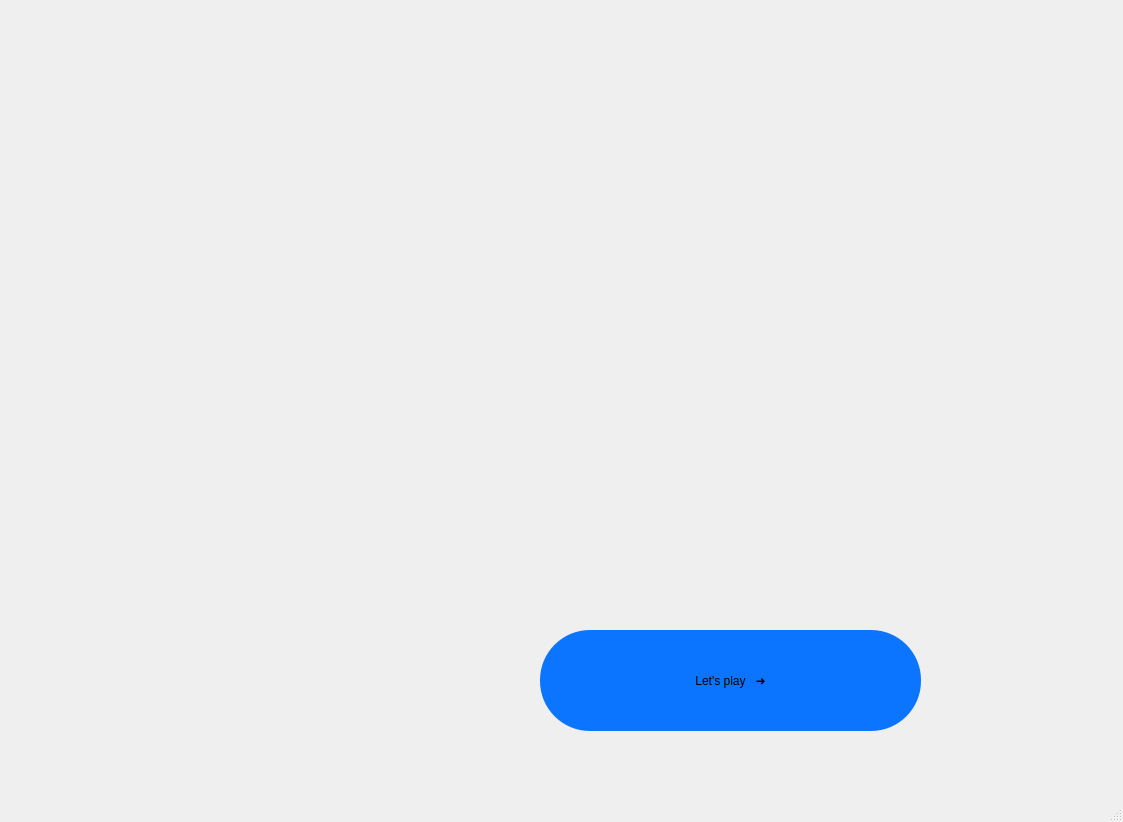
<?xml version="1.0" encoding="UTF-8"?>
<ui version="4.0">
 <class>MainWindow</class>
 <widget class="QMainWindow" name="MainWindow">
  <property name="geometry">
   <rect>
    <x>0</x>
    <y>0</y>
    <width>1123</width>
    <height>822</height>
   </rect>
  </property>
  <property name="windowTitle">
   <string>MainWindow</string>
  </property>
  <widget class="QWidget" name="centralwidget">
   <widget class="QLabel" name="label_5">
    <property name="geometry">
     <rect>
      <x>410</x>
      <y>200</y>
      <width>491</width>
      <height>351</height>
     </rect>
    </property>
    <property name="text">
     <string/>
    </property>
    <property name="pixmap">
     <pixmap>my_pictures/game3.png</pixmap>
    </property>
   </widget>
   <widget class="QLabel" name="label">
    <property name="geometry">
     <rect>
      <x>-10</x>
      <y>-20</y>
      <width>531</width>
      <height>431</height>
     </rect>
    </property>
    <property name="styleSheet">
     <string notr="true">label {

background-color: rgb(255, 255, 255);

}</string>
    </property>
    <property name="text">
     <string/>
    </property>
    <property name="pixmap">
     <pixmap>my_pictures/bg_white.jpg</pixmap>
    </property>
   </widget>
   <widget class="QLabel" name="label_2">
    <property name="geometry">
     <rect>
      <x>470</x>
      <y>-10</y>
      <width>521</width>
      <height>431</height>
     </rect>
    </property>
    <property name="styleSheet">
     <string notr="true">label {

background-color: rgb(255, 255, 255);

}</string>
    </property>
    <property name="text">
     <string/>
    </property>
    <property name="pixmap">
     <pixmap>my_pictures/bg_white.jpg</pixmap>
    </property>
   </widget>
   <widget class="QLabel" name="label_3">
    <property name="geometry">
     <rect>
      <x>0</x>
      <y>350</y>
      <width>501</width>
      <height>451</height>
     </rect>
    </property>
    <property name="styleSheet">
     <string notr="true">label {

background-color: rgb(255, 255, 255);

}</string>
    </property>
    <property name="text">
     <string/>
    </property>
    <property name="pixmap">
     <pixmap>my_pictures/bg_white.jpg</pixmap>
    </property>
   </widget>
   <widget class="QLabel" name="label_4">
    <property name="geometry">
     <rect>
      <x>400</x>
      <y>420</y>
      <width>501</width>
      <height>441</height>
     </rect>
    </property>
    <property name="styleSheet">
     <string notr="true">label {

background-color: rgb(255, 255, 255);

}</string>
    </property>
    <property name="text">
     <string/>
    </property>
    <property name="pixmap">
     <pixmap>my_pictures/bg_white.jpg</pixmap>
    </property>
   </widget>
   <widget class="QLabel" name="label_6">
    <property name="geometry">
     <rect>
      <x>830</x>
      <y>380</y>
      <width>291</width>
      <height>431</height>
     </rect>
    </property>
    <property name="styleSheet">
     <string notr="true">label {

background-color: rgb(255, 255, 255);

}</string>
    </property>
    <property name="text">
     <string/>
    </property>
    <property name="pixmap">
     <pixmap>my_pictures/bg_white.jpg</pixmap>
    </property>
   </widget>
   <widget class="QLabel" name="label_7">
    <property name="geometry">
     <rect>
      <x>930</x>
      <y>-10</y>
      <width>191</width>
      <height>431</height>
     </rect>
    </property>
    <property name="styleSheet">
     <string notr="true">label {

background-color: rgb(255, 255, 255);

}</string>
    </property>
    <property name="text">
     <string/>
    </property>
    <property name="pixmap">
     <pixmap>my_pictures/bg_white.jpg</pixmap>
    </property>
   </widget>
   <widget class="QLabel" name="label_8">
    <property name="geometry">
     <rect>
      <x>100</x>
      <y>130</y>
      <width>131</width>
      <height>151</height>
     </rect>
    </property>
    <property name="text">
     <string/>
    </property>
    <property name="pixmap">
     <pixmap>my_pictures/tgm_gebäude.png</pixmap>
    </property>
   </widget>
   <widget class="QLabel" name="label_9">
    <property name="geometry">
     <rect>
      <x>30</x>
      <y>30</y>
      <width>221</width>
      <height>71</height>
     </rect>
    </property>
    <property name="text">
     <string/>
    </property>
    <property name="pixmap">
     <pixmap>my_pictures/tgm_logo.png</pixmap>
    </property>
   </widget>
   <widget class="QLabel" name="label_10">
    <property name="geometry">
     <rect>
      <x>410</x>
      <y>20</y>
      <width>621</width>
      <height>131</height>
     </rect>
    </property>
    <property name="text">
     <string/>
    </property>
    <property name="pixmap">
     <pixmap>my_pictures/designed_with_qt5.jpg</pixmap>
    </property>
   </widget>
   <widget class="QPushButton" name="pushButton">
    <property name="geometry">
     <rect>
      <x>540</x>
      <y>630</y>
      <width>381</width>
      <height>101</height>
     </rect>
    </property>
    <property name="styleSheet">
     <string notr="true">QPushButton {
font: 87 25pt &quot;Arial Black&quot;;

background-color: rgb(11, 117, 255);
border-radius:50px;
}

QPushButton:hover 
{

border: 2px solid rgb(11, 117, 255);

background-color: rgb(255, 255, 255);

}</string>
    </property>
    <property name="text">
     <string>Let's play   ➜</string>
    </property>
   </widget>
   <widget class="QLabel" name="label_12">
    <property name="geometry">
     <rect>
      <x>70</x>
      <y>480</y>
      <width>271</width>
      <height>211</height>
     </rect>
    </property>
    <property name="text">
     <string/>
    </property>
    <property name="pixmap">
     <pixmap>my_pictures/orlando_savage.png</pixmap>
    </property>
   </widget>
   <widget class="QLabel" name="label_11">
    <property name="geometry">
     <rect>
      <x>80</x>
      <y>710</y>
      <width>241</width>
      <height>31</height>
     </rect>
    </property>
    <property name="text">
     <string/>
    </property>
    <property name="pixmap">
     <pixmap>my_pictures/sur_and_given_name.jpg</pixmap>
    </property>
   </widget>
   <widget class="QLabel" name="label_13">
    <property name="geometry">
     <rect>
      <x>100</x>
      <y>400</y>
      <width>171</width>
      <height>51</height>
     </rect>
    </property>
    <property name="text">
     <string/>
    </property>
    <property name="pixmap">
     <pixmap>my_pictures/creator.jpg</pixmap>
    </property>
   </widget>
   <zorder>label_7</zorder>
   <zorder>label_6</zorder>
   <zorder>label_4</zorder>
   <zorder>label_3</zorder>
   <zorder>label_2</zorder>
   <zorder>label</zorder>
   <zorder>label_5</zorder>
   <zorder>label_8</zorder>
   <zorder>label_9</zorder>
   <zorder>label_10</zorder>
   <zorder>pushButton</zorder>
   <zorder>label_12</zorder>
   <zorder>label_11</zorder>
   <zorder>label_13</zorder>
  </widget>
  <widget class="QMenuBar" name="menubar">
   <property name="geometry">
    <rect>
     <x>0</x>
     <y>0</y>
     <width>1123</width>
     <height>21</height>
    </rect>
   </property>
  </widget>
  <widget class="QStatusBar" name="statusbar"/>
 </widget>
 <resources/>
 <connections/>
</ui>
